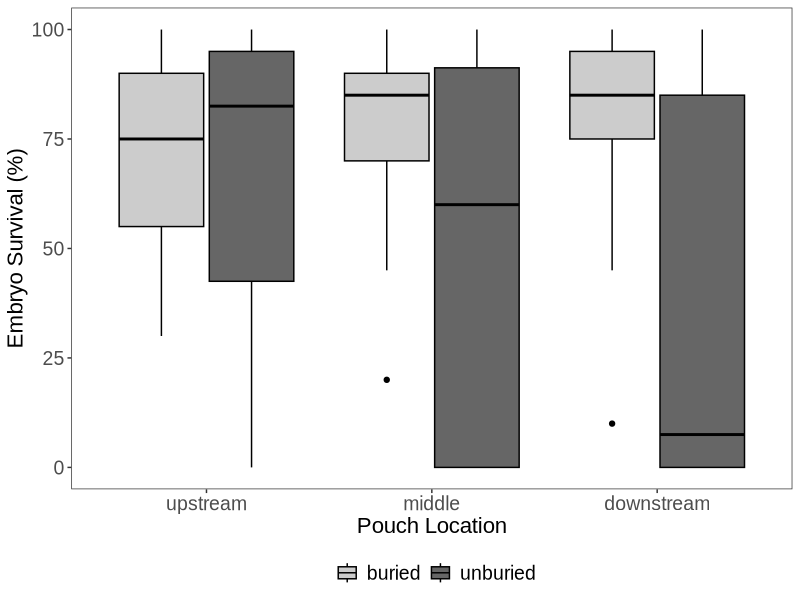
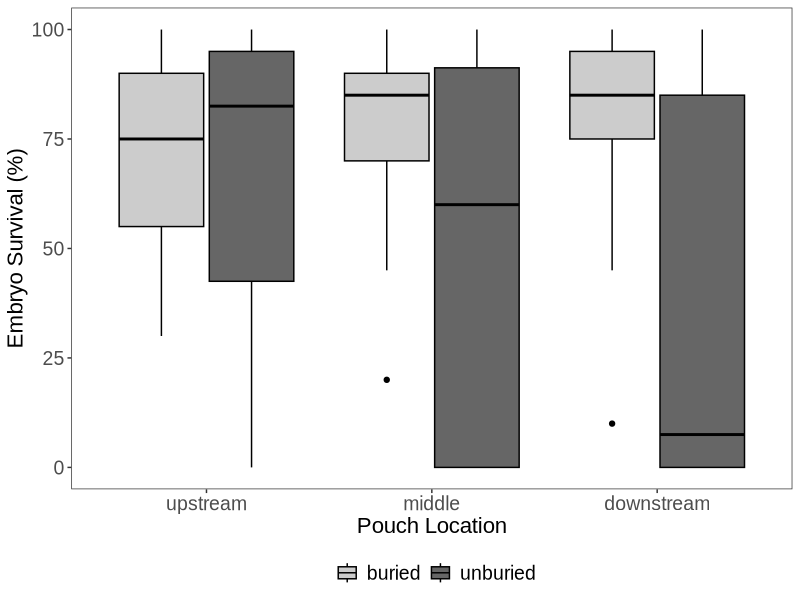

Here is the R script that generated these plots, in order:
## ---- chunk 1
knitr::opts_chunk$set(echo = TRUE, warning = FALSE, message = FALSE, fig.width = 10, fig.height = 6)
## ---- chunk 2
# Install required packages (run once)
packages <- c("readxl", "ggplot2", "dplyr")
# Check if packages are installed, install if not
new_packages <- packages[!(packages %in% installed.packages()[,"Package"])]
if(length(new_packages)) install.packages(new_packages)

# Load all packages
library(readxl)     
library(ggplot2)    
library(dplyr)      

# Set options
options(prompt = "=")
## ---- chunk 3
# Read in excel sheet
data <- read_excel("parentalcare_data.xlsx")

## ---- chunk 4
#create Figure 3
data$hpos <- factor(data$hpos,
                         levels = c("up", "mid", "down"),
                         labels = c("upstream", "middle", "downstream"))

fig3 <- ggplot(data, aes(x = hpos, y = percentsurvival, fill = vpos)) +
  geom_boxplot(color = "black", position = position_dodge(width = 0.8)) +
  scale_fill_manual(values = c("buried" = "grey80", "unburied" = "grey40")) +
  labs(x = "Pouch Location",
       y = "Embryo Survival (%)",
       fill = "") +
  theme_bw() +
  theme(
    text = element_text(family = "Arial", size = 14),
    axis.title = element_text(family = "Arial", size = 16),
    axis.text = element_text(family = "Arial", size = 14),
    legend.position = "bottom",
    legend.text = element_text(family = "Arial", size = 14),
    panel.grid.major = element_blank(),   # removes major grid lines
    panel.grid.minor = element_blank()    # removes minor grid lines
  )

fig3

ggsave("Figure3.tiff",
       plot = fig3,
       dpi = 600,
       width = 6, height = 5, units = "in",
       device = "tiff",
       compression = "lzw")

